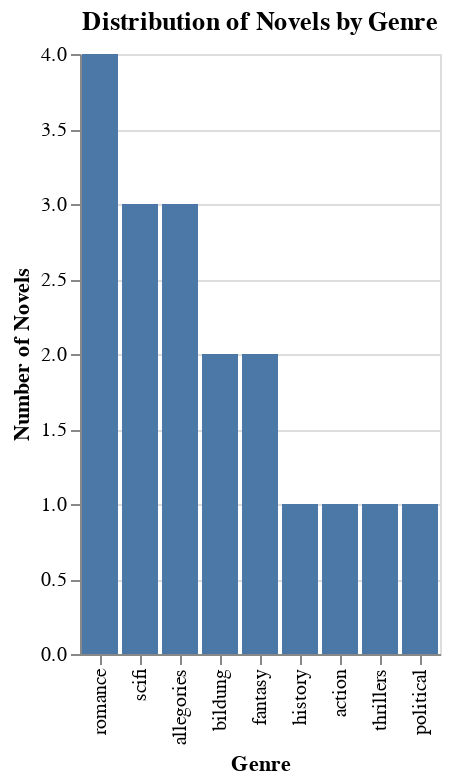

Notebook source saved alongside this figure:
### Markdown cell above
# 6. Genre Distribution

### Code cell
# Genre distribution
genre_counts = df_cleaned[df_cleaned['genre']!='na']['genre'].value_counts().reset_index()
genre_counts.columns = ['genre', 'Count']

# Altair bar chart for genre distribution
chart_genre = alt.Chart(genre_counts).mark_bar().encode(
    x=alt.X('genre:N', title='Genre', sort='-y'),
    y=alt.Y('Count:Q', title='Number of Novels')
).properties(
    title='Distribution of Novels by Genre'
)
chart_genre.display()

### Figure 1 — Vega-Lite specification as saved in the notebook (floating-point values rounded to 4 significant figures)
{"config": {"view": {"continuousWidth": 300, "continuousHeight": 300}}, "data": {"name": "data-5437074b8e39fa1119170523fb920ad9"}, "mark": {"type": "bar"}, "encoding": {"x": {"field": "genre", "sort": "-y", "title": "Genre", "type": "nominal"}, "y": {"field": "Count", "title": "Number of Novels", "type": "quantitative"}}, "title": "Distribution of Novels by Genre", "$schema": "https://vega.github.io/schema/vega-lite/v5.15.1.json", "datasets": {"data-5437074b8e39fa1119170523fb920ad9": [{"genre": "romance", "Count": 4}, {"genre": "scifi", "Count": 3}, {"genre": "allegories", "Count": 3}, {"genre": "bildung", "Count": 2}, {"genre": "fantasy", "Count": 2}, {"genre": "history", "Count": 1}, {"genre": "action", "Count": 1}, {"genre": "thrillers", "Count": 1}, {"genre": "political", "Count": 1}]}}
